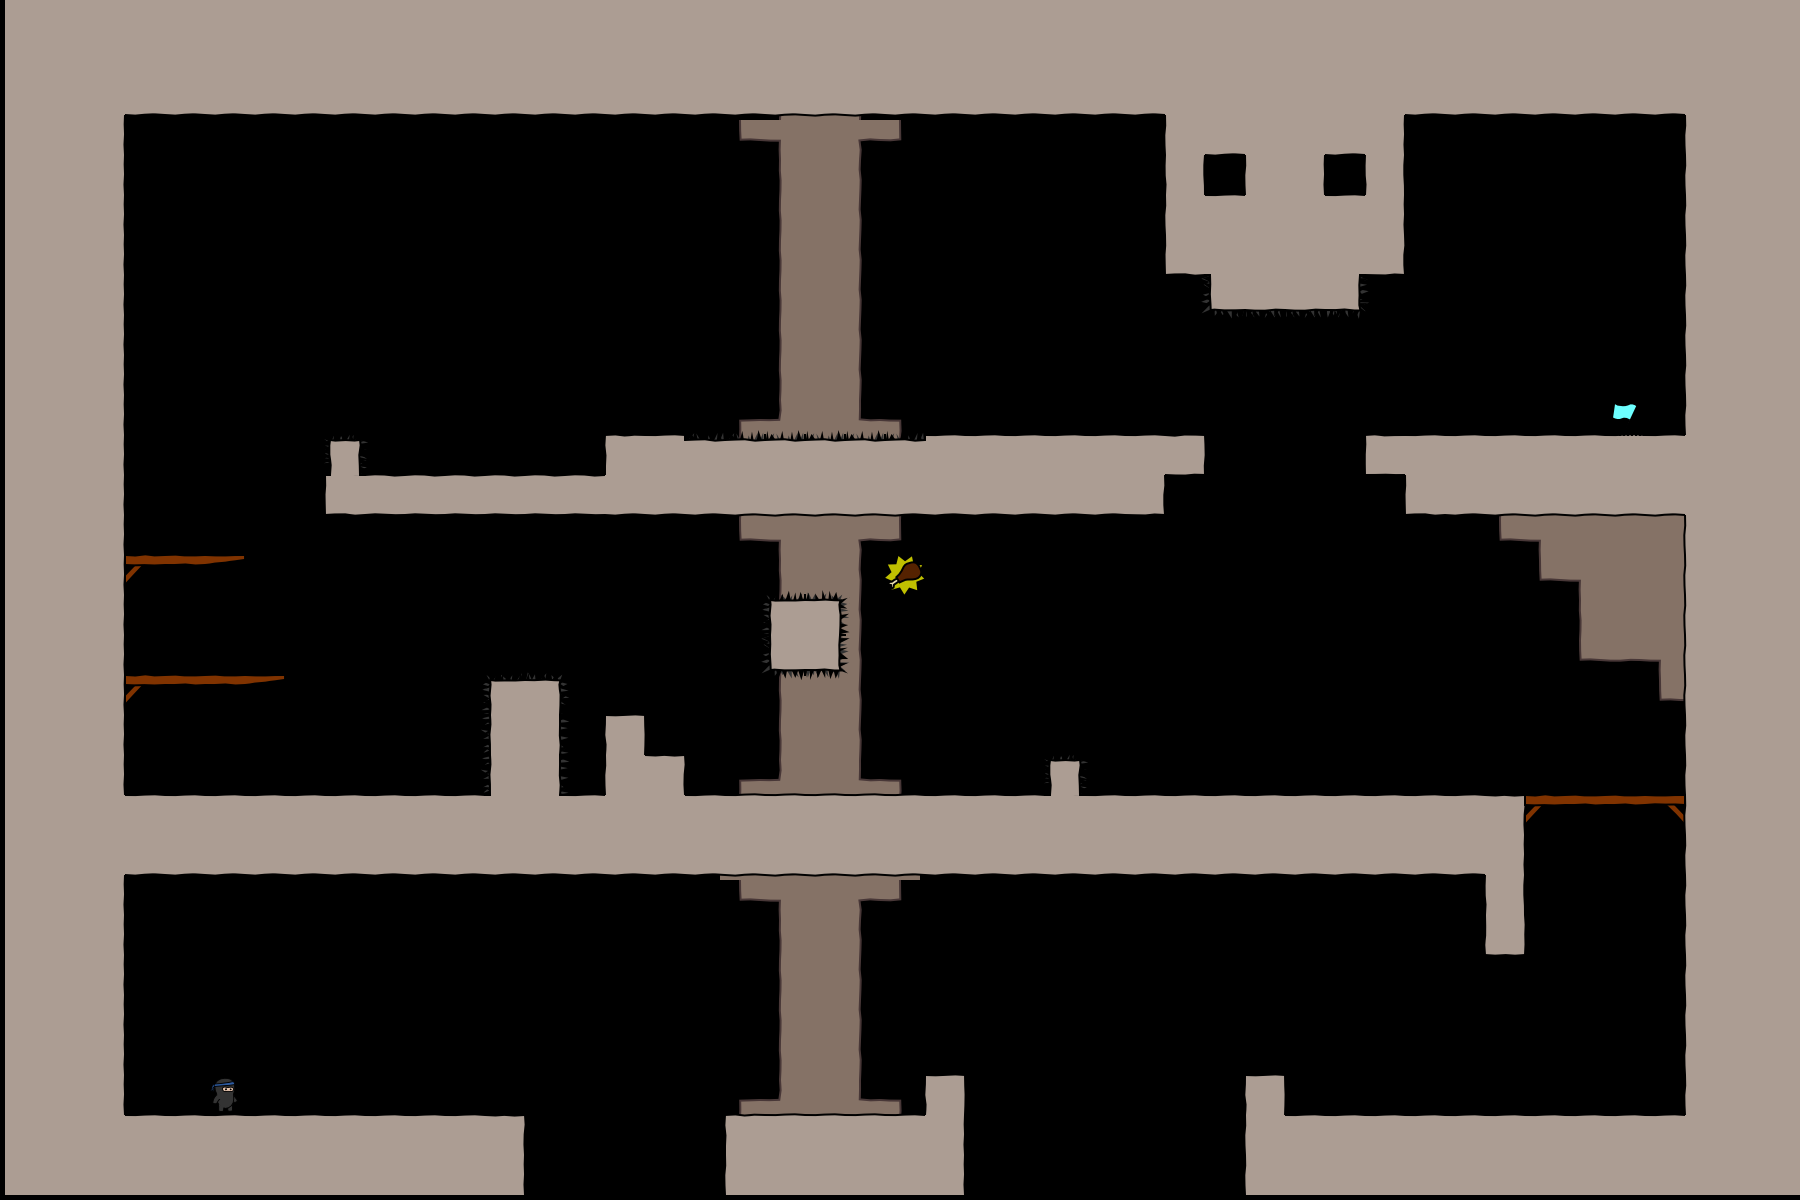

Tiled map render using the project's own tile images. Description and the map definition, with tile-layer contents summarised, below:
An orthogonal 45x30 tile map with 40x40 px tiles, 4 tile layers (bg, walls, objects, fg), 3 tilesets.

<map version="1.0" orientation="orthogonal" width="45" height="30" tilewidth="40" tileheight="40">
 <tileset firstgid="1" name="world1" tilewidth="50" tileheight="50">
  <image source="world1.png" width="400" height="400" />
 </tileset>
 <tileset firstgid="65" name="objectpalette" tilewidth="50" tileheight="50">
  <image source="objectpalette.png" width="400" height="500" />
 </tileset>
 <tileset firstgid="145" name="background" tilewidth="40" tileheight="40">
  <image source="background1.png" width="320" height="600" />
 </tileset>
 <layer name="bg" width="45" height="30">
  <data>[1350 cells, 128 non-empty, 13 distinct tile ids]</data>
 </layer>
 <layer name="walls" width="45" height="30">
  <data>[1350 cells, 506 non-empty, 19 distinct tile ids]</data>
 </layer>
 <layer name="objects" width="45" height="30">
  <data>[1350 cells, 25 non-empty, 12 distinct tile ids]</data>
 </layer>
 <layer name="fg" width="45" height="30">
  <data>[1350 cells, 0 non-empty, 0 distinct tile ids]</data>
 </layer>
</map>
